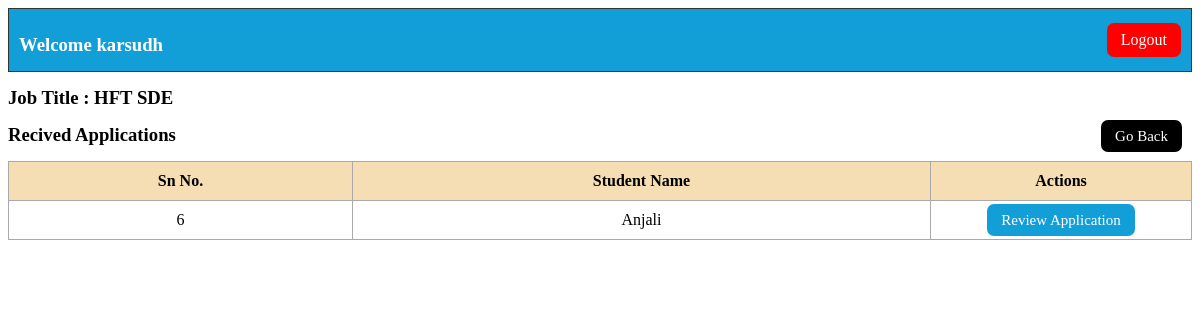
The page /comp_appli/4/1 on the database as committed earlier.
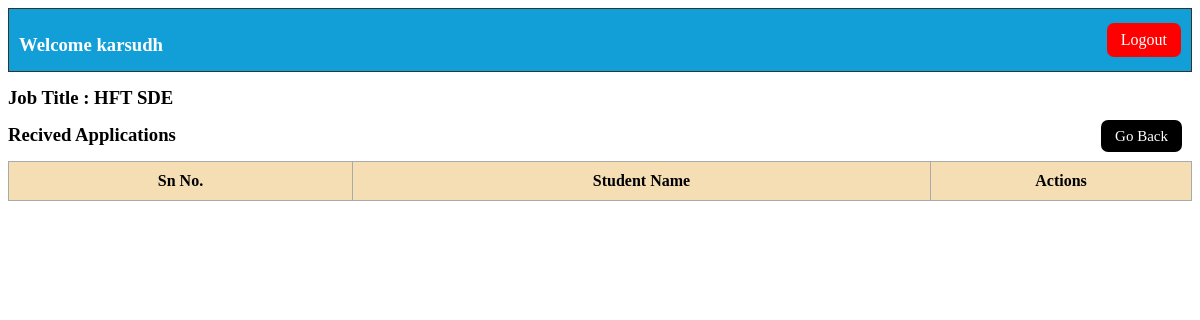
The same page on the database as committed later.
### application/models.py (models this page shows)
class Application(db.Model):
    __tablename__ = "application"
    id = db.Column(db.Integer, primary_key=True)
    student_id = db.Column(db.Integer,db.ForeignKey("user.id", ondelete="CASCADE"),nullable=False)
    job_id = db.Column(db.Integer,db.ForeignKey("jobs.id", ondelete="CASCADE"),nullable=False)
    status = db.Column(db.String(20), default="applied", nullable=False)
    applied_date = db.Column(db.Date, default=date.today)

class User(db.Model):
    __tablename__ = "user"
    id = db.Column(db.Integer, primary_key=True)
    full_name = db.Column(db.String(30), nullable=False)
    email = db.Column(db.String(50), unique=True, nullable=False)
    password = db.Column(db.String(50), nullable=False)
    education = db.Column(db.String(50))
    cgpa = db.Column(db.String(50))
    address = db.Column(db.String(50))
    linkdin = db.Column(db.String(100))
    github = db.Column(db.String(100))
    hobby = db.Column(db.String(100))
    type = db.Column(db.String(20), default="student", nullable=False)
    status = db.Column(db.String(20), default="active", nullable=False)
    applications = db.relationship("Application",backref="user",cascade="all, delete")

### application/controllers.py (the view)
@app.route("/comp_appli/<int:job_id>/<int:comp_id>",methods=["GET","POST"])
def comp_appli(job_id,comp_id):
    this_application=Application.query.filter_by(job_id=job_id,status="applied").all()
    this_comp=Company.query.filter_by(id=comp_id).first()
    this_job=Jobs.query.filter_by(id=job_id).first()
    return render_template("comp_application.html",this_application=this_application, this_comp=this_comp,this_job=this_job)

### templates/comp_application.html (shortened to what this page needs)
<!DOCTYPE html>
<html lang="en">
<head>
    <link rel="stylesheet" href="/static/company.css">
</head>
<body>
    <div class="top-bar">
        <h3>Welcome {{this_comp.name}} </h3>
        <a href="/login" class="btn-red">Logout</a>
    </div>
    <h3> Job Title : {{ this_job.job_title }}</h3>
    <h3>
        Recived Applications
        <span class="right-btn">
            <a href="/comp_dash/{{this_comp.id}}" class="btn btn-black">Go Back</a>
        </span>
    </h3>
    <table>
        <tr>
            <th> Sn No. </th>
            <th> Student Name </th>
            <th> Actions </th>
        </tr>
        {% for i in this_application %}
        <tr>
            <td>{{ i.id }}</td>
            <td>{{ i.user.full_name }}</td>
            <td>
                <a href="/review_std_appli/{{i.student_id}}/{{i.job_id}}" class="btn btn-blue"> Review Application </a>
            </td>
        </tr>
        {% endfor %}
    </table>
</body>
</html>

Rows that differ between the two databases and show on the page:
removed Application: id "6", user.full_name "Anjali"
